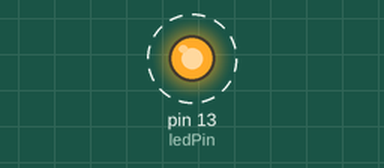
Recording of a sketch running on a simulated Arduino Uno, built with avr-gcc and run on an emulated ATmega328P. Shown: output pins drawn as LEDs (lit = HIGH). Dashed ring = blinking.

Above: at 0.05 s.
Timing chart, 0 to 3.0 s (numbered marks = the images above):
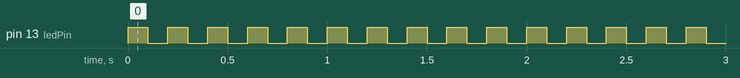

Measured:
- by itself, pin 13 (ledPin): alternates HIGH for 0.10 s and LOW for 0.10 s

The sketch:

blink_light.ino
```cpp
// define pin value
int ledPin = 13;
// the setup function runs once when you press reset or power the board
void setup() {
  // initialize digital pin LED_BUILTIN as an output.
  pinMode(ledPin, OUTPUT);
}

// the loop function runs over and over again forever
void loop() {
  digitalWrite(ledPin, HIGH);   // turn the LED on (HIGH is the voltage level)
  delay(100);               // wait for a second
  digitalWrite(ledPin, LOW);    // turn the LED off by making the voltage LOW
  delay(100);
}
```
